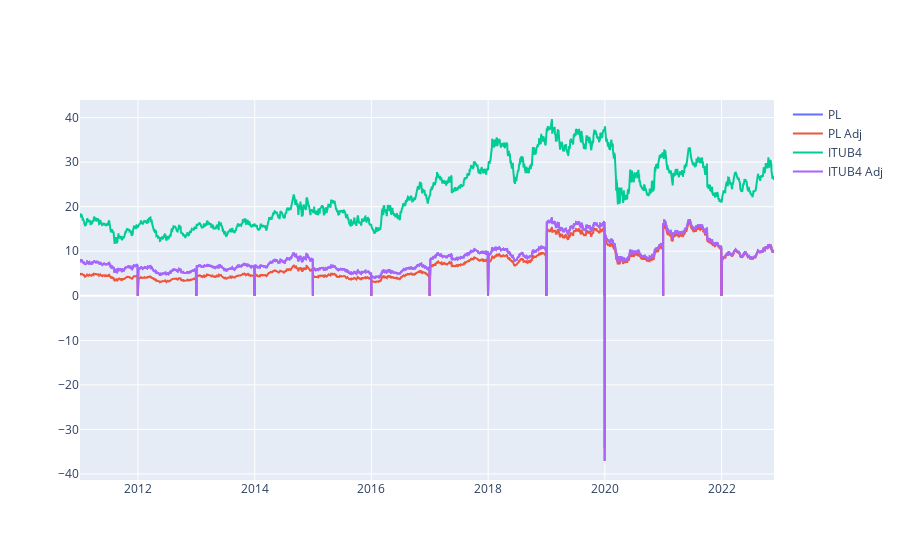

Write notebook code for a chart like this one.
### Code cell
fig = go.Figure()
fig.add_trace(go.Scatter(x=indicadores.index, y=indicadores['PL'], name='PL'))
fig.add_trace(go.Scatter(x=indicadores.index, y=indicadores['PL Adj'], name='PL Adj'))
fig.add_trace(go.Scatter(x=indicadores.index, y=indicadores['Close'], name='ITUB4'))
fig.add_trace(go.Scatter(x=indicadores.index, y=indicadores['PL'], name='ITUB4 Adj'))

### Figure 1 — Plotly figure (JSON) as saved in the notebook; plotly's stock layout.template omitted (floating-point values rounded to 4 significant figures; data arrays with more than 128 entries replaced by an {"elided": "..."} marker saying what was removed)
{"data": [{"name": "PL", "type": "scatter", "x": {"elided": "3225 str values"}, "y": {"elided": "3225 float values"}}, {"name": "PL Adj", "type": "scatter", "x": {"elided": "3225 str values"}, "y": {"elided": "3225 float values"}}, {"name": "ITUB4", "type": "scatter", "x": {"elided": "3225 str values"}, "y": {"elided": "3225 float values"}}, {"name": "ITUB4 Adj", "type": "scatter", "x": {"elided": "3225 str values"}, "y": {"elided": "3225 float values"}}], "layout": {}}
